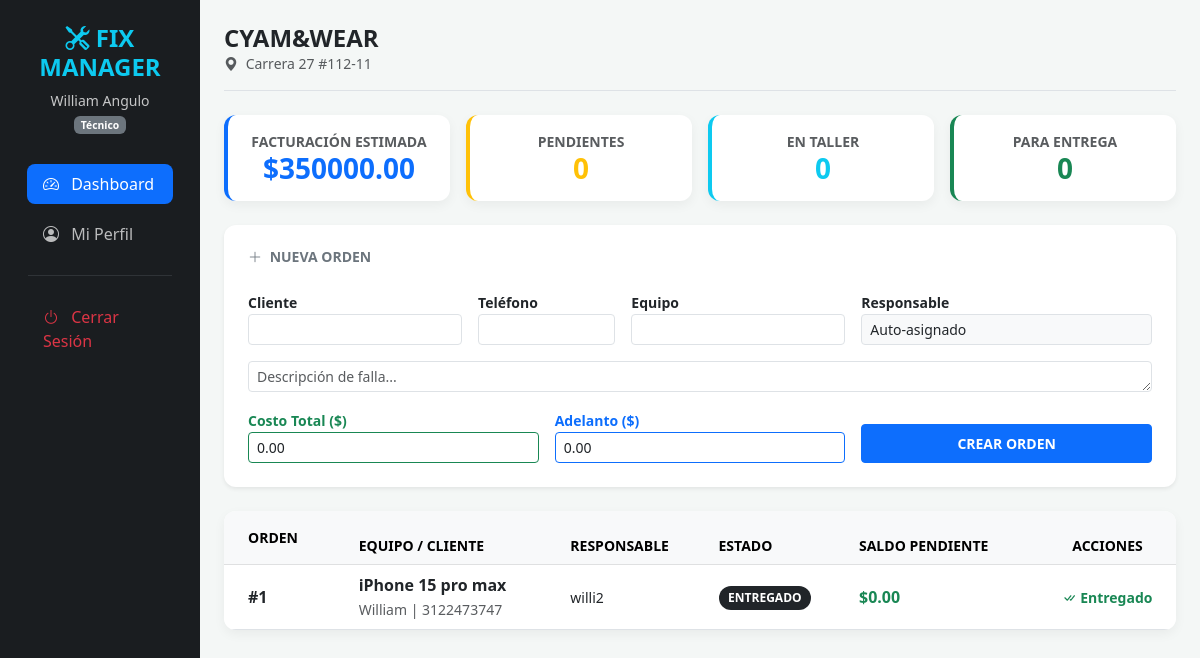
/ (signed in), run on the app's committed database.
### app/database.py (models this page shows)
class User(Base):
    __tablename__ = "users"
    id = Column(Integer, primary_key=True, index=True)
    username = Column(String, unique=True, index=True)
    password = Column(String)
    role = Column(String)
    nombre_completo = Column(String(150))
    sucursal_id = Column(Integer, ForeignKey("sucursales.id"), nullable=True)
    sucursal = relationship("Sucursal", back_populates="usuarios", lazy='joined')
    ordenes_asignadas = relationship("ServiceOrder", back_populates="tecnico")

class Sucursal(Base):
    __tablename__ = "sucursales"
    id = Column(Integer, primary_key=True, index=True)
    nombre_sucursal = Column(String(100), unique=True, nullable=False)
    direccion = Column(String(200), nullable=True) # Nuevo campo
    usuarios = relationship("User", back_populates="sucursal")
    ordenes = relationship("ServiceOrder", back_populates="sucursal")

class ServiceOrder(Base):
    __tablename__ = "service_orders"
    id = Column(Integer, primary_key=True, index=True)
    device = Column(String(100))
    description = Column(Text)
    status = Column(String(20), default="Pendiente")
    client_name = Column(String(100))
    client_phone = Column(String(20))
    total_price = Column(Float, default=0.0)
    advance_payment = Column(Float, default=0.0)
    technician_id = Column(Integer, ForeignKey("users.id"), nullable=True)
    sucursal_id = Column(Integer, ForeignKey("sucursales.id"), nullable=False)
    tecnico = relationship("User", back_populates="ordenes_asignadas")
    sucursal = relationship("Sucursal", back_populates="ordenes")

### app/main.py (the view)
@app.get("/", response_class=HTMLResponse)
async def home(request: Request, db: Session = Depends(get_db)):
    if current_user_id is None:
        return RedirectResponse(url="/login", status_code=303)
    user = db.query(database.User).filter(database.User.id == current_user_id).first()
    tecnicos = []
    if user.role == "Administrador":
        orders = db.query(database.ServiceOrder).filter(database.ServiceOrder.sucursal_id == user.sucursal_id).all()
        tecnicos = db.query(database.User).filter(database.User.role == "Técnico", database.User.sucursal_id == user.sucursal_id).all()
    else:
        orders = db.query(database.ServiceOrder).filter(database.ServiceOrder.technician_id == user.id).all()
    metrics = {
        "totales": sum(o.total_price for o in orders) if orders else 0,
        "pendientes": len([o for o in orders if o.status == "Pendiente"]),
        "proceso": len([o for o in orders if o.status == "En reparación"]),
        "listos": len([o for o in orders if o.status == "Listo"])
    }
    return templates.TemplateResponse("index.html", {
        "request": request, "orders": orders, "user": user, "metrics": metrics, "tecnicos": tecnicos
    })

### app/templates/index.html (shortened to what this page needs)
<!DOCTYPE html>
<html lang="es">
<head>
    <link href="https://cdn.jsdelivr.net/npm/bootstrap@5.3.0/dist/css/bootstrap.min.css" rel="stylesheet">
    <link rel="stylesheet" href="https://cdn.jsdelivr.net/npm/bootstrap-icons@1.11.1/font/bootstrap-icons.css">
</head>
<body>
    <div class="container-fluid">
        <div class="row">
            <nav class="col-md-2 d-none d-md-block sidebar py-4 sticky-top">
                <div class="text-center mb-4 px-3">
                    <h4 class="fw-bold text-info"><i class="bi bi-tools"></i> FIX MANAGER</h4>
                    <div class="small opacity-75 mt-2">{{ user.nombre_completo }}</div>
                    <span class="badge bg-secondary mt-1" style="font-size: 0.65rem;">{{ user.role }}</span>
                </div>
                <div class="nav flex-column">
                    <a class="nav-link active" href="/"><i class="bi bi-speedometer2 me-2"></i> Dashboard</a>
                    <a class="nav-link" href="/perfil"><i class="bi bi-person-circle me-2"></i> Mi Perfil</a>
                    <hr class="mx-3 text-secondary">
                    <a class="nav-link text-danger" href="/logout"><i class="bi bi-power me-2"></i> Cerrar Sesión</a>
                </div>
            </nav>
            <main class="col-md-10 ms-sm-auto px-md-4 py-4">
                <div class="d-flex justify-content-between align-items-center mb-4 pb-3 border-bottom">
                    <div>
                        <h2 class="h4 fw-bold mb-0 text-dark">{{ user.sucursal.nombre_sucursal }}</h2>
                        <p class="text-muted small mb-0"><i class="bi bi-geo-alt-fill me-1"></i> {{ user.sucursal.direccion }}</p>
                    </div>
                </div>
                <div class="row g-3 mb-4">
                    <div class="col-md-3">
                        <div class="card card-custom p-3 border-start border-4 border-primary text-center">
                            <small class="text-muted fw-bold">FACTURACIÓN ESTIMADA</small>
                            <h3 class="fw-bold mb-0 text-primary">${{ "%.2f"|format(metrics.totales) }}</h3>
                        </div>
                    </div>
                    <div class="col-md-3">
                        <div class="card card-custom p-3 border-start border-4 border-warning text-center">
                            <small class="text-muted fw-bold">PENDIENTES</small>
                            <h3 class="fw-bold mb-0 text-warning">{{ metrics.pendientes }}</h3>
                        </div>
                    </div>
                    <div class="col-md-3">
                        <div class="card card-custom p-3 border-start border-4 border-info text-center">
                            <small class="text-muted fw-bold">EN TALLER</small>
                            <h3 class="fw-bold mb-0 text-info">{{ metrics.proceso }}</h3>
                        </div>
                    </div>
                    <div class="col-md-3">
                        <div class="card card-custom p-3 border-start border-4 border-success text-center">
                            <small class="text-muted fw-bold">PARA ENTREGA</small>
                            <h3 class="fw-bold mb-0 text-success">{{ metrics.listos }}</h3>
                        </div>
                    </div>
                </div>
                <div class="card card-custom mb-4 shadow-sm">
                    <div class="card-body p-4">
                        <h6 class="fw-bold mb-4 text-secondary text-uppercase small"><i class="bi bi-plus-lg me-1"></i> Nueva Orden</h6>
                        <form action="/create-order/" method="post" class="row g-3">
                            <div class="col-md-3">
                                <label class="small fw-bold">Cliente</label>
                                <input type="text" name="client_name" class="form-control form-control-sm" required>
                            </div>
                            <div class="col-md-2">
                                <label class="small fw-bold">Teléfono</label>
                                <input type="text" name="client_phone" class="form-control form-control-sm" required>
                            </div>
                            <div class="col-md-3">
                                <label class="small fw-bold">Equipo</label>
                                <input type="text" name="device" class="form-control form-control-sm" required>
                            </div>
                            <div class="col-md-4">
                                <label class="small fw-bold">Responsable</label>
                                {% if user.role == "Administrador" %}
                                <select name="technician_id" class="form-select form-select-sm">
                                    <option value="">Por asignar</option>
                                    {% for t in tecnicos %}
                                    <option value="{{ t.id }}">{{ t.nombre_completo }}</option>
                                    {% endfor %}
                                </select>
                                {% else %}
                                <input type="text" class="form-control form-control-sm bg-light" value="Auto-asignado" disabled>
                                {% endif %}
                            </div>
                            <div class="col-md-12">
                                <textarea name="description" class="form-control form-control-sm" rows="1" placeholder="Descripción de falla..." required></textarea>
                            </div>
                            <div class="col-md-4">
                                <label class="small fw-bold text-success">Costo Total ($)</label>
                                <input type="number" step="0.01" name="total_price" class="form-control form-control-sm border-success" value="0.00">
                            </div>
                            <div class="col-md-4">
                                <label class="small fw-bold text-primary">Adelanto ($)</label>
                                <input type="number" step="0.01" name="advance_payment" class="form-control form-control-sm border-primary" value="0.00">
                            </div>
                            <div class="col-md-4 d-flex align-items-end">
                                <button type="submit" class="btn btn-primary btn-sm w-100 fw-bold py-2">CREAR ORDEN</button>
                            </div>
                        </form>
                    </div>
                </div>
                <div class="card card-custom overflow-hidden">
                    <div class="card-body p-0">
                        <div class="table-responsive">
                            <table class="table table-hover align-middle mb-0">
                                <thead class="table-light">
                                    <tr class="small text-muted text-uppercase">
                                        <th class="px-4 py-3">Orden</th>
                                        <th>Equipo / Cliente</th>
                                        <th>Responsable</th>
                                        <th>Estado</th>
                                        <th>Saldo Pendiente</th>
                                        <th class="text-center">Acciones</th>
                                    </tr>
                                </thead>
                                <tbody>
                                    {% for o in orders %}
                                    <tr>
                                        <td class="px-4 fw-bold">#{{ o.id }}</td>
                                        <td>
                                            <span class="fw-bold d-block">{{ o.device }}</span>
                                            <small class="text-muted">{{ o.client_name }} | {{ o.client_phone }}</small>
                                        </td>
                                        <td><span class="small">{{ o.tecnico.username if o.tecnico else 'Libre' }}</span></td>
                                        <td>
                                            <span class="badge {% if o.status == 'Pendiente' %}bg-secondary{% elif o.status == 'En reparación' %}bg-warning{% elif o.status == 'Listo' %}bg-success{% else %}bg-dark{% endif %} badge-status">
                                                {{ o.status|upper }}
                                            </span>
                                        </td>
                                        <td class="fw-bold {% if (o.total_price - o.advance_payment) > 0 %}text-danger{% else %}text-success{% endif %}">
                                            ${{ "%.2f"|format(o.total_price - o.advance_payment) }}
                                        </td>
                                        <td class="text-center">
                                            {% if o.status == 'Entregado' %}
                                                <span class="text-success small fw-bold"><i class="bi bi-check-all"></i> Entregado</span>
                                            {% endif %}
                                        </td>
                                    </tr>
                                    {% endfor %}
                                </tbody>
                            </table>
                        </div>
                    </div>
                </div>
            </main>
        </div>
    </div>
</body>
</html>

### app/templates/index.html (style rules this page uses)
:root { --sidebar-bg: #1a1d20; --accent-color: #0d6efd; }
body { background-color: #f4f7f6; }
.sidebar { min-height: 100vh; background: var(--sidebar-bg); color: white; transition: all 0.3s; }
.nav-link { color: rgba(255,255,255,0.7); margin: 5px 15px; border-radius: 8px; transition: 0.2s; }
.nav-link:hover, .nav-link.active { color: white; background: var(--accent-color); }
.card-custom { border: none; border-radius: 12px; box-shadow: 0 4px 12px rgba(0,0,0,0.05); }
.badge-status { font-size: 0.75rem; padding: 0.5em 0.8em; border-radius: 50px; }

### data on the page
User: nombre_completo "William Angulo", role "Técnico"
Sucursal: sucursal.nombre_sucursal "CYAM&WEAR", sucursal.direccion "Carrera 27 #112-11"
ServiceOrder: id "1", device "iPhone 15 pro max", client_name "William", client_phone "3122473747", tecnico "willi2", status "ENTREGADO", o.total_price-o.advance_payment "0.00", shows "Entregado"

### other printed values
{{ "%.2f"|format(metrics.totales) }} "350000.00"
{{ metrics.pendientes }} "0"
{{ metrics.proceso }} "0"
{{ metrics.listos }} "0"
